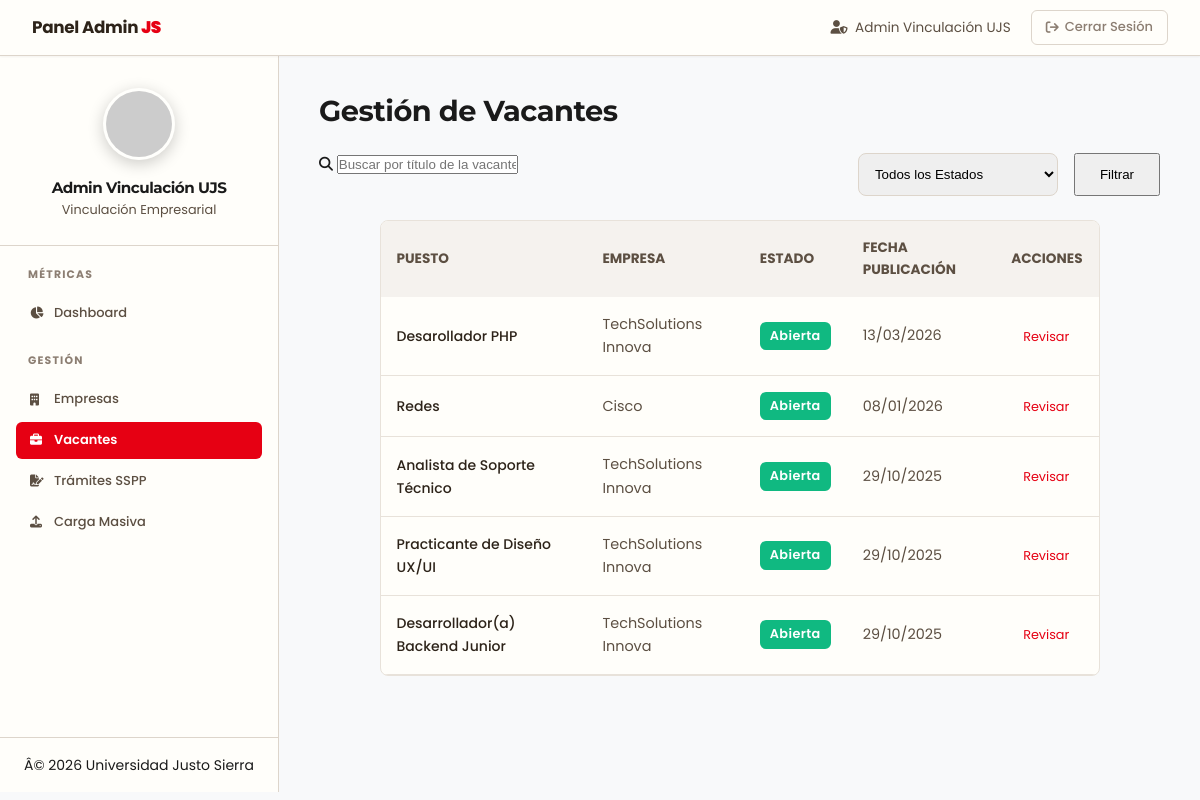
The app's page /admin/empresas/gestionar_vacantes.php (signed in) with its own data.
### tables this page shows
CREATE TABLE `vacantes` (
  `id_vacante` int(11) NOT NULL,
  `id_empresa` int(11) NOT NULL,
  `titulo` varchar(255) NOT NULL,
  `descripcion` text NOT NULL,
  `tipo_contrato` enum('tiempo_completo','medio_tiempo','practicas','temporal','proyecto') NOT NULL,
  `modalidad` enum('presencial','remoto','hibrido') NOT NULL,
  `salario_ofrecido` decimal(10,2) DEFAULT NULL,
  `carrera_afin` varchar(100) DEFAULT NULL,
  `ubicacion` varchar(255) DEFAULT NULL,
  `estado` enum('abierta','cerrada') DEFAULT 'abierta',
  `fecha_publicacion` timestamp NOT NULL DEFAULT current_timestamp()
);

CREATE TABLE `empresas` (
  `id_empresa` int(11) NOT NULL,
  `nombre_empresa` varchar(255) NOT NULL,
  `carreras_afines` text DEFAULT NULL,
  `email_contacto` varchar(255) NOT NULL,
  `password` varchar(255) NOT NULL,
  `rfc` varchar(13) DEFAULT NULL,
  `descripcion` text DEFAULT NULL,
  `sitio_web` varchar(255) DEFAULT NULL,
  `logo_url` varchar(255) DEFAULT NULL,
  `estado_validacion` enum('pendiente','aprobada','rechazada') DEFAULT 'pendiente',
  `fecha_registro` timestamp NOT NULL DEFAULT current_timestamp(),
  `es_catalogo_sspp` tinyint(1) DEFAULT 0,
  `vigencia_sspp` date DEFAULT NULL,
  `banner_url` varchar(255) DEFAULT NULL,
  `notas_internas` text DEFAULT NULL
);

### admin/controllers/GestionarVacantesController.php (called while the page is built, shortened)
<?php
require_once __DIR__ . '/../models/VacanteModel.php';
class GestionarVacantesController {
    private $conexion;
    public function __construct(PDO $conexion) {
        $this->conexion = $conexion;
    }
    public function index() {
        $nombre_admin = $_SESSION['nombre_admin'] ?? 'Admin Vinculación';
        $search = $_GET['search'] ?? '';
        $page = isset($_GET['page']) ? (int)$_GET['page'] : 1;
        $limit = 15;
        $offset = ($page - 1) * $limit;
        $vacanteModel = new VacanteModel($this->conexion);
        $vacantes = $vacanteModel->getVacantes($search, $limit, $offset);
        require_once __DIR__ . '/../views/empresas/gestionar_vacantes.php';
    }
}

### admin/empresas/gestionar_vacantes.php (called while the page is built)
<?php
require_once '../../config/conexion.php';
require_once '../controllers/GestionarVacantesController.php';
$controller = new GestionarVacantesController($conexion);
$controller->index();

### admin/models/VacanteModel.php (called while the page is built, shortened)
<?php
class VacanteModel {
    private $conexion;
    public function __construct(PDO $conexion) {
        $this->conexion = $conexion;
    }
    public function getVacantes($search = '', $limit = 15, $offset = 0) {
        $sql = "SELECT v.id_vacante, v.titulo, e.nombre_empresa, v.estado, v.fecha_publicacion
                FROM vacantes v JOIN empresas e ON v.id_empresa = e.id_empresa";
        $sql .= " ORDER BY v.fecha_publicacion DESC LIMIT " . (int)$limit . " OFFSET " . (int)$offset;
        $stmt = $this->conexion->prepare($sql);
        if ($search) {
            $stmt->execute([':s' => "%$search%"]);
        } else {
            $stmt->execute();
        }
        return $stmt->fetchAll(PDO::FETCH_ASSOC);
    }
}

### admin/views/empresas/gestionar_vacantes.php (the view, shortened to what this page needs)
<!DOCTYPE html>
<html lang="es">
<head>
    <link rel="stylesheet" href="../../assets/css/companies_premium.css">
    <link rel="stylesheet" href="../../assets/css/index.css">
    <link rel="stylesheet" href="https://cdnjs.cloudflare.com/ajax/libs/font-awesome/6.5.1/css/all.min.css">
</head>
<body>
    <nav class="navbar-premium">
        <div class="navbar-brand">Panel Admin <span style="color: var(--js-rojo); font-weight: 900;">JS</span></div>
        <div class="navbar-links">
            <span style="color: var(--text-secondary); margin-right: 8px; font-size: 0.85rem;">
                <i class="fas fa-user-shield" style="margin-right: 4px;"></i> <?php echo htmlspecialchars($nombre_admin ?? 'Admin'); ?>
            </span>
            <a href="../../logout.php" class="btn-logout-premium">
                <i class="fas fa-arrow-right-from-bracket"></i> Cerrar Sesión
            </a>
        </div>
    </nav>
    <div class="dashboard-grid">
        <aside class="sidebar">
            <div class="sidebar-profile">
                <img src="https://ui-avatars.com/api/?name=<?php echo urlencode($nombre_admin ?? 'Admin'); ?>&background=E60013&color=fff&size=144&font-size=0.4&bold=true" alt="Perfil" class="sidebar-avatar">
                <h3 class="sidebar-name"><?php echo htmlspecialchars($nombre_admin ?? 'Admin'); ?></h3>
                <p class="sidebar-role">Vinculación Empresarial</p>
            </div>
            <nav class="sidebar-nav">
                <span class="sidebar-section-label">Métricas</span>
                <a href="dashboard.php" class="nav-pill"><i class="fas fa-chart-pie" style="width: 18px;"></i> Dashboard</a>
                <span class="sidebar-section-label">Gestión</span>
                <a href="lista_empresas.php" class="nav-pill <?php echo basename($_SERVER['PHP_SELF']) == 'lista_empresas.php' ? 'active' : ''; ?>"><i class="fas fa-building" style="width: 18px;"></i> Empresas</a>
                <a href="gestionar_vacantes.php" class="nav-pill <?php echo basename($_SERVER['PHP_SELF']) == 'gestionar_vacantes.php' ? 'active' : ''; ?>"><i class="fas fa-briefcase" style="width: 18px;"></i> Vacantes</a>
                <a href="gestionar_tramites.php" class="nav-pill <?php echo basename($_SERVER['PHP_SELF']) == 'gestionar_tramites.php' ? 'active' : ''; ?>"><i class="fas fa-file-signature" style="width: 18px;"></i> Trámites SSPP</a>
                <a href="carga_masiva.php" class="nav-pill"><i class="fas fa-upload" style="width: 18px;"></i> Carga Masiva</a>
            </nav>
            <div class="sidebar-footer">
                <p>Â© <?php echo date('Y'); ?> Universidad Justo Sierra</p>
            </div>
        </aside>
        <main class="main-content">            <div style="display: flex; justify-content: space-between; align-items: center; margin-bottom: 24px;">
                <h2 style="margin: 0; font-size: 1.8rem; font-weight: 800; color: var(--text);">Gestión de Vacantes</h2>
            </div>
            <form method="GET" action="gestionar_vacantes.php" style="margin-bottom: 24px; display: flex; gap: 16px;">
                <div class="search-bar" style="flex: 1;">
                    <i class="fas fa-search"></i>
                    <input type="text" name="search" placeholder="Buscar por título de la vacante..." value="<?php echo htmlspecialchars($search); ?>">
                </div>
                <select name="estado" class="form-select" style="width: 200px; padding: 12px; border-radius: 8px; border: 1px solid var(--border);">
                    <option value="">Todos los Estados</option>
                </select>
                <button type="submit" class="btn-primary" style="padding: 0 24px;">Filtrar</button>
            </form>
            <div class="premium-form-card" style="padding: 0; overflow: hidden;">
                <?php if(empty($vacantes)): ?>
                    <div class="empty-state" style="padding: 60px 20px; text-align: center;">
                        <i class="fas fa-briefcase" style="font-size: 3rem; color: var(--border-light); margin-bottom: 16px;"></i>
                        <p>No se encontraron vacantes con los criterios seleccionados.</p>
                    </div>
                <?php else: ?>
                    <table style="width: 100%; border-collapse: collapse;">
                        <thead style="background: var(--surface-alt);">
                            <tr>
                                <th style="padding: 16px; text-align: left; font-size: 0.85rem; color: var(--text-secondary); text-transform: uppercase;">Puesto</th>
                                <th style="padding: 16px; text-align: left; font-size: 0.85rem; color: var(--text-secondary); text-transform: uppercase;">Empresa</th>
                                <th style="padding: 16px; text-align: left; font-size: 0.85rem; color: var(--text-secondary); text-transform: uppercase;">Estado</th>
                                <th style="padding: 16px; text-align: left; font-size: 0.85rem; color: var(--text-secondary); text-transform: uppercase;">Fecha Publicación</th>
                                <th style="padding: 16px; text-align: left; font-size: 0.85rem; color: var(--text-secondary); text-transform: uppercase;">Acciones</th>
                            </tr>
                        </thead>
                        <tbody>
                            <?php foreach($vacantes as $vac): ?>
                            <tr>
                                <td style="padding: 16px; border-bottom: 1px solid var(--border-light); font-weight: 500; color: var(--text);">
                                    <?php echo htmlspecialchars($vac['titulo']); ?>
                                </td>
                                <td style="padding: 16px; border-bottom: 1px solid var(--border-light); color: var(--text-secondary); font-size: 0.9rem;">
                                    <?php echo htmlspecialchars($vac['nombre_empresa']); ?>
                                </td>
                                <td style="padding: 16px; border-bottom: 1px solid var(--border-light);">
                                    <?php
                                        $color = $vac['estado'] == 'abierta' ? '#10B981' : '#EF4444';
                                    ?>
                                    <span class="status-badge" style="background: <?php echo $color; ?>; color: white; padding: 4px 10px; border-radius: 6px; font-size: 0.8rem; text-transform: capitalize;">
                                        <?php echo htmlspecialchars($vac['estado']); ?>
                                    </span>
                                </td>
                                <td style="padding: 16px; border-bottom: 1px solid var(--border-light); color: var(--text-secondary); font-size: 0.9rem;">
                                    <?php echo htmlspecialchars(date('d/m/Y', strtotime($vac['fecha_publicacion']))); ?>
                                </td>
                                <td style="padding: 16px; border-bottom: 1px solid var(--border-light);">
                                    <a href="detalle_vacante.php?id=<?php echo $vac['id_vacante']; ?>" class="btn-primary" style="padding: 6px 12px; font-size: 0.8rem; text-decoration: none;">
                                        Revisar
                                    </a>
                                </td>
                            </tr>
                            <?php endforeach; ?>
                        </tbody>
                    </table>
                <?php endif; ?>
            </div>        </main>
    </div>
</body>
</html>

### assets/css/index.css (style rules this page uses)
:root { --js-red: #E60013; --js-red-dark: #B3000E; --js-red-light: #FF3347; --js-gold: #FCC800; --js-gold-dark: #D4A800; --js-gold-light: #FFEB99; --premium-dark: #1A1A1A; --premium-darker: #121212; --premium-gray: #4A4A4A; --premium-light-gray: #E0E0E0; --premium-surface: #FFFFFF; --premium-background: #F8F9FA; --font-heading: 'Montserrat', sans-serif; --font-body: 'Poppins', sans-serif; --shadow-sm: 0 2px 8px rgba(0, 0, 0, 0.05); --shadow-md: 0 8px 24px rgba(230, 0, 19, 0.08); --shadow-lg: 0 12px 32px rgba(0, 0, 0, 0.12); --transition-fast: 0.2s cubic-bezier(0.4, 0, 0.2, 1); --transition-smooth: 0.3s cubic-bezier(0.4, 0, 0.2, 1); }
body { font-family: var(--font-body) !important; background-color: var(--premium-background) !important; color: var(--premium-dark) !important; -webkit-font-smoothing: antialiased; -moz-osx-font-smoothing: grayscale; }
h1, h2, h3, h4, h5, h6, .title-login { font-family: var(--font-heading) !important; font-weight: 700 !important; color: var(--premium-dark) !important; letter-spacing: -0.5px; }
a { transition: color var(--transition-fast), opacity var(--transition-fast); }

### records on screen
vacantes: titulo "Desarollador PHP", id_empresa.nombre_empresa "TechSolutions Innova", estado "Abierta", fecha_publicacion "13/03/2026"
vacantes: titulo "Redes", id_empresa.nombre_empresa "Cisco", estado "Abierta", fecha_publicacion "08/01/2026"
vacantes: titulo "Analista de Soporte Técnico", id_empresa.nombre_empresa "TechSolutions Innova", estado "Abierta", fecha_publicacion "29/10/2025"
vacantes: titulo "Practicante de Diseño UX/UI", id_empresa.nombre_empresa "TechSolutions Innova", estado "Abierta", fecha_publicacion "29/10/2025"
vacantes: titulo "Desarrollador(a) Backend Junior", id_empresa.nombre_empresa "TechSolutions Innova", estado "Abierta", fecha_publicacion "29/10/2025"

### other values on screen
$nombre_admin "Admin Vinculación UJS"
